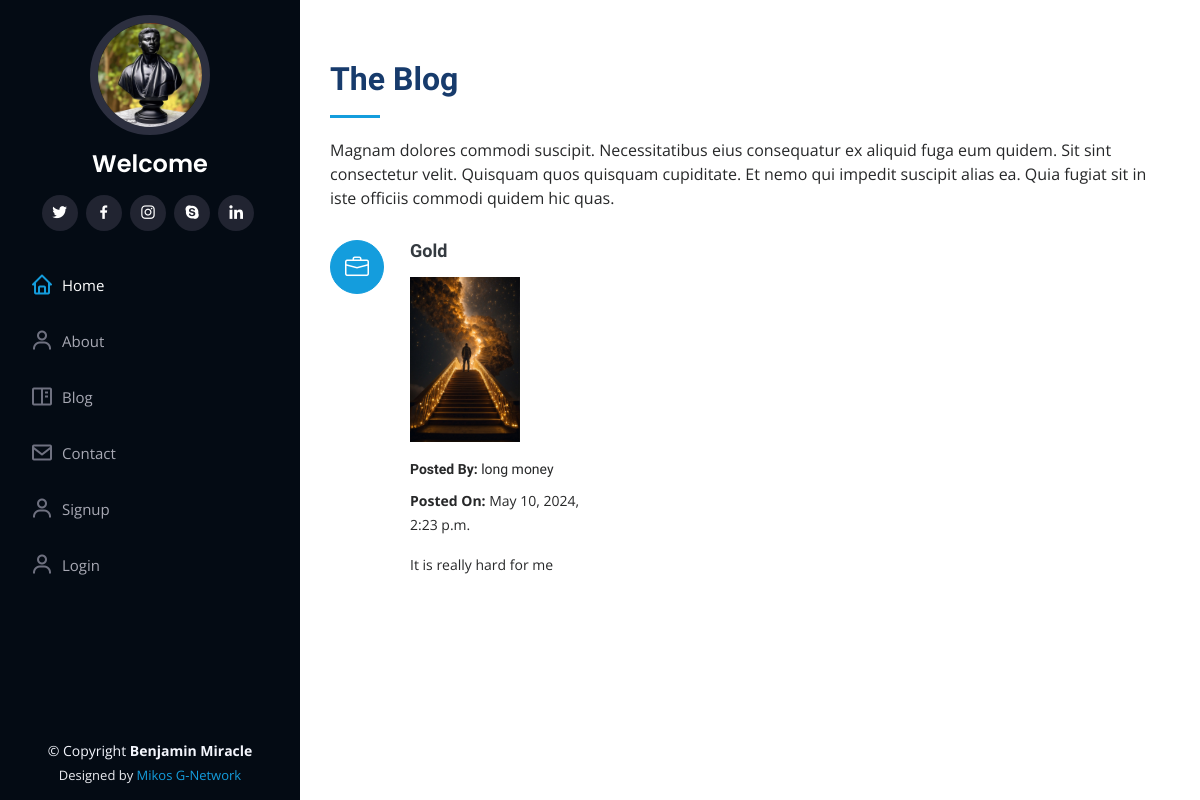
/blog, run on an earlier commit of the app's database.
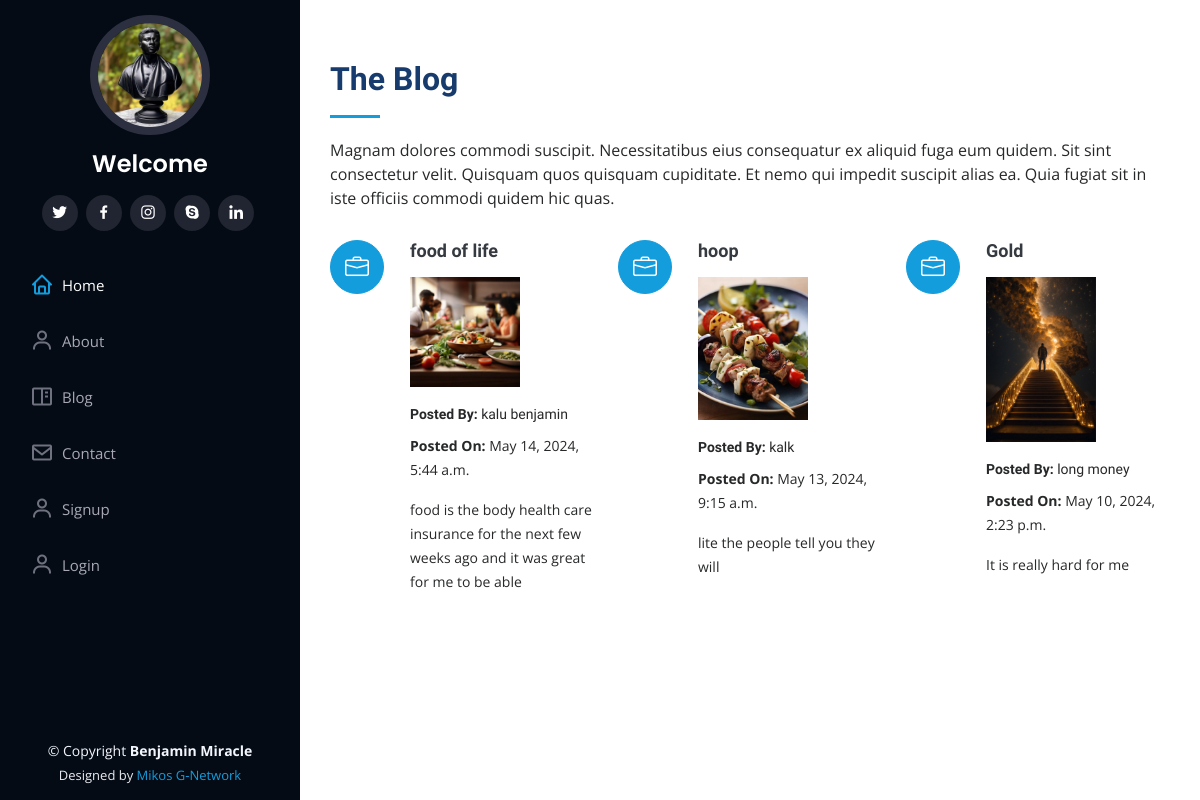
And on a later commit of the database.
### portfolio/models.py (models this page shows, shortened)
class Blogs(models.Model):
    title=models.CharField(max_length=60)
    description=models.TextField()
    authname=models.CharField(max_length=15)
    img=models.ImageField(upload_to='blog',blank=True, null=True)
    timeStamp=models.DateTimeField(auto_now_add=True)

### portfolio/views.py (the view)
# urls.py: path('blog', views.handleblog, name="handleblog"),
def handleblog(request):
    posts=Blogs.objects.all()
    context={"posts": posts}
    return render(request, "blog.html", context)

### templates/blog.html (shortened to what this page needs)
{% extends "basic.html" %}
{% block body %}
  {% load static %}
    <section id="services" class="services">
        <div class="container">
          <div class="section-title">
            <h2>The Blog</h2>
            <p>Magnam dolores commodi suscipit. Necessitatibus eius consequatur ex aliquid fuga eum quidem.
                Sit sint consectetur velit. Quisquam quos quisquam cupiditate. Et nemo qui impedit suscipit
                alias ea. Quia fugiat sit in iste officiis commodi quidem hic quas.</p>
          </div>
          <div class="row">
            {% for post in posts reversed %}
                <div class="col-lg-4 col-md-6 icon-box" data-aos="fade-up">
                  <div class="icon"><i class="bi bi-briefcase"></i></div>
                  <h4 class="title"><a href=""> {{post.title}}</a></h4>
                  <div class="col-lg-5 title" data-aos="fade-right">
                    <img src="{{post.img.url}}" class="img-fluid" alt="no-image">
                  </div>
                  <h6 class="description"><b>Posted By:</b>  {{post.authname}}</h6>
                  <p class="description"><b>Posted On:</b>  {{post.timeStamp}}</p>
                  <p class="description">  {{post.description}}</p>
                </div>
            {% endfor %}
          </div>
        </div>
      </section>
{% endblock body %}

### templates/basic.html (shortened to what this page needs)
{% load static %}
<!DOCTYPE html>
<html lang="en">
<head>
  <link href="{% static 'assets/vendor/aos/aos.css' %}" rel="stylesheet">
  <link href="{% static 'assets/vendor/bootstrap/css/bootstrap.min.css'%}" rel="stylesheet">
  <link href="{% static 'assets/vendor/bootstrap-icons/bootstrap-icons.css'%}" rel="stylesheet">
  <link href="{% static 'assets/vendor/boxicons/css/boxicons.min.css'%}" rel="stylesheet">
  <link href="{% static 'assets/vendor/glightbox/css/glightbox.min.css'%}" rel="stylesheet">
  <link href="{% static 'assets/vendor/swiper/swiper-bundle.min.css'%}" rel="stylesheet">
  <link href="{% static 'assets/css/style.css'%}" rel="stylesheet">
</head>
<body>
  <header id="header">
    <div class="d-flex flex-column">
      <div class="profile">
        <img src="{% static 'assets/img/IMG_0468.PNG'%}" alt="" class="img-fluid rounded-circle">
        <h1 class="text-light"><a href="index.html">Welcome {{user.username}}</a></h1>
        <div class="social-links mt-3 text-center">
          <a href="#" class="twitter"><i class="bx bxl-twitter"></i></a>
          <a href="#" class="facebook"><i class="bx bxl-facebook"></i></a>
          <a href="#" class="instagram"><i class="bx bxl-instagram"></i></a>
          <a href="#" class="google-plus"><i class="bx bxl-skype"></i></a>
          <a href="#" class="linkedin"><i class="bx bxl-linkedin"></i></a>
        </div>
      </div>
      <nav id="navbar" class="nav-menu navbar">
        <ul>
          <li><a href="/" class="nav-link scrollto active"><i class="bx bx-home"></i> <span>Home</span></a></li>
          <li><a href="/about" class="nav-link scrollto"><i class="bx bx-user"></i> <span>About</span></a></li>
          <li><a href="/blog" class="nav-link scrollto"><i class="bx bx-book-content"></i> <span>Blog</span></a></li>
          <li><a href="/contact" class="nav-link scrollto"><i class="bx bx-envelope"></i> <span>Contact</span></a></li>
          {% if not request.user.is_authenticated %}
            <li><a href="/auth/signup" class="nav-link scrollto"><i class="bx bx-user"></i> <span>Signup</span></a></li>
            <li><a href="/auth/login" class="nav-link scrollto"><i class="bx bx-user"></i> <span>Login</span></a></li>
          {% else %}
            <li><a href="/auth/logout" class="nav-link scrollto"><i class="bx bx-user"></i> <span>Logout</span></a></li>
          {% endif %}
        </ul>
      </nav>
    </div>
  </header>
  <main id="main">
    {% block body %}
    {% endblock body %}
  </main>
  <footer id="footer">
    <div class="container">
      <div class="copyright">
        &copy; Copyright <strong><span>Benjamin Miracle</span></strong>
      </div>
      <div class="credits">
        Designed by <a href="https://bootstrapmade.com/">Mikos G-Network</a>
      </div>
    </div>
  </footer>
</body>
</html>

### static/assets/css/style.css (style rules this page uses)
body { font-family: "Open Sans", sans-serif; color: #272829; }
a { color: #149ddd; text-decoration: none; }
h1, h2, h3, h4, h5, h6 { font-family: "Raleway", sans-serif; }
#header { position: fixed; top: 0; left: 0; bottom: 0; width: 300px; transition: all ease-in-out 0.5s; z-index: 9997; transition: all 0.5s; padding: 0 15px; background: #040b14; overflow-y: auto; }
#header .profile img { margin: 15px auto; display: block; width: 120px; border: 8px solid #2c2f3f; }
#header .profile h1 { font-size: 24px; margin: 0; padding: 0; font-weight: 600; -moz-text-align-last: center; text-align-last: center; font-family: "Poppins", sans-serif; }
#header .profile h1 a, #header .profile h1 a:hover { color: #fff; text-decoration: none; }
#header .profile .social-links a { font-size: 18px; display: inline-block; background: #212431; color: #fff; line-height: 1; padding: 8px 0; margin-right: 4px; border-radius: 50%; text-align: center; width: 36px; height: 36px; transition: 0.3s; }
#main { margin-left: 300px; }
.container, .container-fluid { padding-left: 30px; padding-right: 30px; }
.nav-menu { padding: 30px 0 0 0; }
.nav-menu * { margin: 0; padding: 0; list-style: none; }
.nav-menu>ul>li { position: relative; white-space: nowrap; }
.nav-menu a, .nav-menu a:focus { display: flex; align-items: center; color: #a8a9b4; padding: 12px 15px; margin-bottom: 8px; transition: 0.3s; font-size: 15px; }
.nav-menu a i, .nav-menu a:focus i { font-size: 24px; padding-right: 8px; color: #6f7180; }
.nav-menu a:hover, .nav-menu .active, .nav-menu .active:focus, .nav-menu li:hover>a { text-decoration: none; color: #fff; }
.nav-menu a:hover i, .nav-menu .active i, .nav-menu .active:focus i, .nav-menu li:hover>a i { color: #149ddd; }
section { padding: 60px 0; overflow: hidden; }
.section-title { padding-bottom: 30px; }
.section-title h2 { font-size: 32px; font-weight: bold; margin-bottom: 20px; padding-bottom: 20px; position: relative; color: #173b6c; }
.section-title h2::after { content: ""; position: absolute; display: block; width: 50px; height: 3px; background: #149ddd; bottom: 0; left: 0; }
.section-title p { margin-bottom: 0; }
.services .icon-box { margin-bottom: 20px; }
.services .icon { float: left; display: flex; align-items: center; justify-content: center; width: 54px; height: 54px; background: #149ddd; border-radius: 50%; transition: 0.5s; border: 1px solid #149ddd; }
.services .icon i { color: #fff; font-size: 24px; line-height: 0; }
.services .title { margin-left: 80px; font-weight: 700; margin-bottom: 15px; font-size: 18px; }
.services .title a { color: #343a40; }
.services .description { margin-left: 80px; line-height: 24px; font-size: 14px; }
#footer { padding: 15px; color: #f4f6fd; font-size: 14px; position: fixed; left: 0; bottom: 0; width: 300px; z-index: 9999; background: #040b14; }
#footer .copyright { text-align: center; }
#footer .credits { padding-top: 5px; text-align: center; font-size: 13px; color: #eaebf0; }

What changed in the data, as far as the page shows it:
added Blogs: title "food of life", img (placeholder picture), authname "kalu benjamin", timeStamp "May 14, 2024, 5:44 a.m.", description "food is the body health care insurance for the next few weeks ago and it was great for me to be able"
added Blogs: title "hoop", img (picture), authname "kalk", timeStamp "May 13, 2024, 9:15 a.m.", description "lite the people tell you they will"
